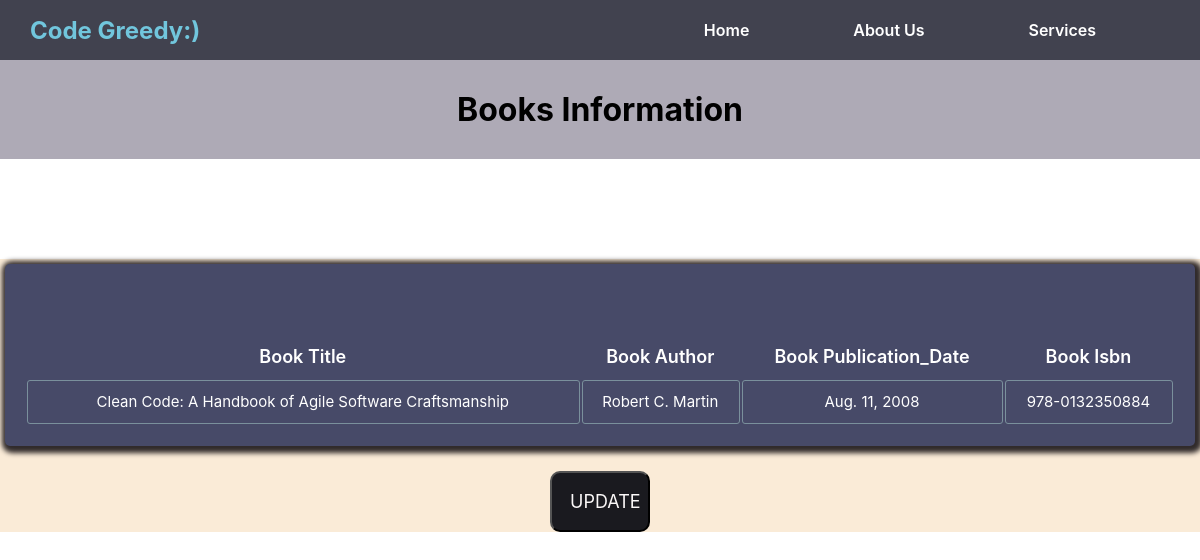
The app's page /singledetails/5/ with its own data.
### books/models.py (models this page shows, shortened)
class Book(models.Model):
    title = models.CharField(max_length=200)
    author = models.CharField(max_length=100)
    publication_date = models.DateField()
    isbn = models.IntegerField(unique=True)

### books/views.py (the view)
# urls.py: path('singledetails/<int:pk>/', views.singledetails ,name='book-singledetails'),
def singledetails(request,pk):
     d=Book.objects.get(pk=pk)
     return render(request,'books/singlebook.html',{'d':d})

### templates/books/singlebook.html
<!DOCTYPE html>
{% extends 'books/base.html' %}
{% block body_block %}
<div class="all" style="background-color: rgb(143, 131, 236); height: 100%; width: 100%;">
<div class="aaa" style="margin-top: 100px; background-color: antiquewhite;">
<div class="details">
    <div class="bookdetails">
    <div class="allbooks">
        <table class="column">
         <thead class="columngrid">
           <th class="title">Book Title</th>
           <th class="author">Book Author</th>
           <th class="author">Book Publication_Date</th>
           <th class="author">Book Isbn</th>
         </thead>
         <tr class="border">
            <td class="information ddd"  style="text-align: center;">{{d.title}}</td><br>
            <td class="information ddd"  style="text-align: center;">{{d.author}}</td><br>
            <td class="information ddd"  style="text-align: center;">{{d.publication_date}}</td><br>
            <td class="information ddd"  style="text-align: center;">{{d.isbn}}</td><br>
         </tr>
        </table>
    </div>
    </div><br>
    <button style="width: 100px; margin: auto;" class="record"><a class="new" href= "/update/{{d.id}}">UPDATE</a></button>
</div>
</div>
{% endblock %}

### static/css/books.css (style rules this page uses)
* { margin: 0; padding-left: 0; font-family: "DM Sans", -apple-system, BlinkMacSystemFont, "Segoe UI", Roboto, Oxygen, Ubuntu, Cantarell, "Open Sans", "Helvetica Neue", sans-serif; }
.details { display: grid; grid-template-columns: 1fr; column-gap: 30px; color: white; }
.bookdetails { background-color: #474a68; border-radius: 5px; box-shadow: 2px 1.9px 5px 5px rgb(49, 43, 43); color: white; padding: 10px; margin: 5px; }
.information { font-size: 15px; }
.allbooks { display: grid; grid-template-columns: auto ; grid-template-rows: 50px; padding: 10px; color: white; text-align: center; }
.column { line-height: 40px; }
.title { font-size: 18px; font-weight: 600; }
.author { font-size: 18px; font-weight: 600; }
.border { border: 10px solid black; }
.information { border: 1px solid rgb(122, 144, 156); border-radius: 3px; }
.record { margin-bottom: 100px; background-color: rgb(26, 26, 31); border-radius: 10px; padding: 18px; }
.new { font-size: 18px; color: rgb(251, 248, 248); text-decoration: none; }
.ddd { text-align: center; }
.aaa { margin-top: 100px; }

### records on screen
Book: title "Clean Code: A Handbook of Agile Software Craftsmanship", author "Robert C. Martin", publication_date "Aug. 11, 2008", isbn "978-0132350884"
